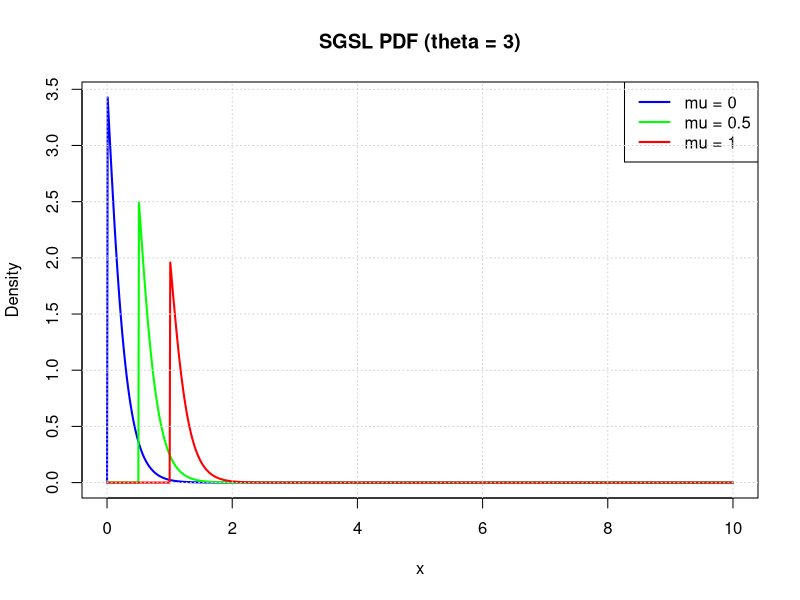
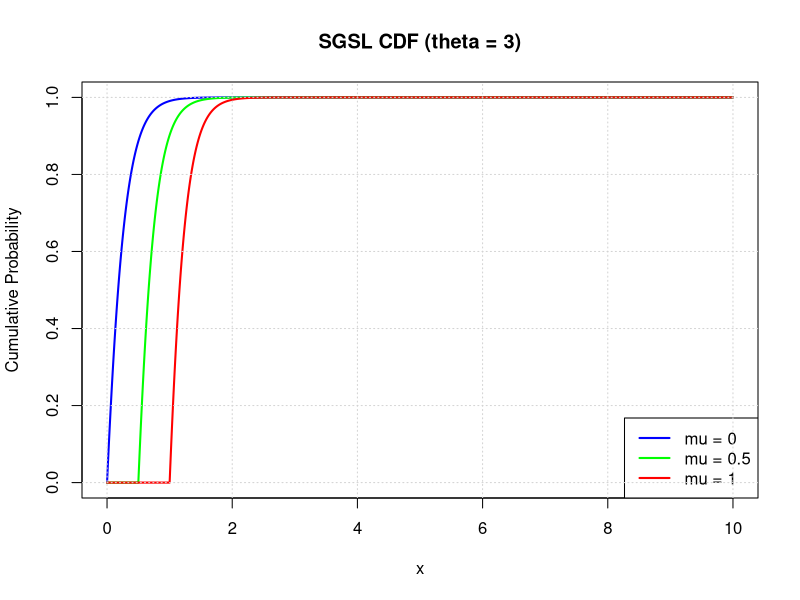
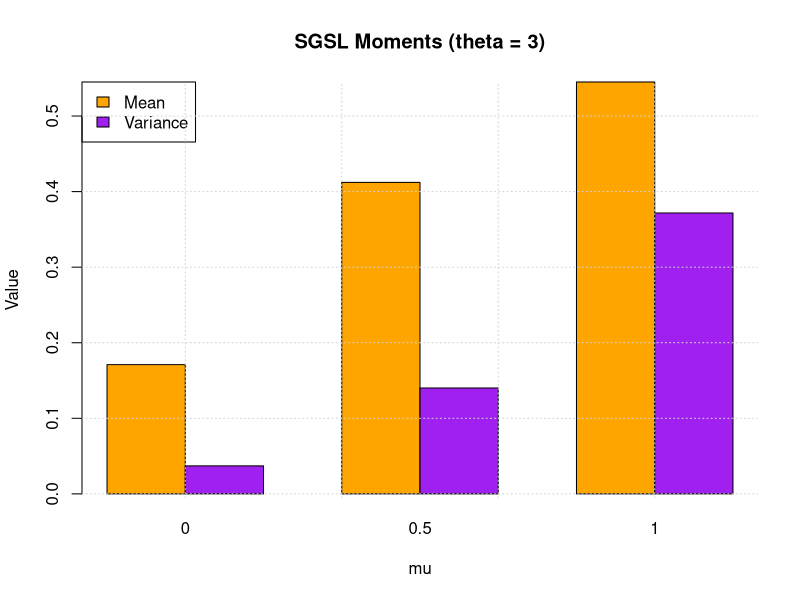

R code for these plots, in order:
# ---- Define Functions (with support restriction) ----
F_shifted_lindley <- function(x, theta, mu) {
  ifelse(x > mu, 1 - ((1 + theta * (1 + x)) / (1 + theta * (1 + mu))) * exp(-theta * (x - mu)), 0)
}

f_shifted_lindley <- function(x, theta, mu) {
  ifelse(x > mu, (theta^2 / (1 + theta * (1 + mu))) * exp(-theta * (x - mu)), 0)
}

G_SGSL <- function(x, theta, mu) {
  sin((pi / 2) * F_shifted_lindley(x, theta, mu))
}

g_SGSL <- function(x, theta, mu) {
  ifelse(x > mu, (pi / 2) * abs(cos((pi / 2) * F_shifted_lindley(x, theta, mu))) * f_shifted_lindley(x, theta, mu), 0)
}

# ---- Parameter and Data Setup ----
theta <- 3  # Fixed theta
mu_values <- c(0, 0.5, 1)  # Varying mu
x_values <- seq(0, 10, by = 0.01)  # Range of x, starting from 0 to show full support
colors <- c("blue", "green", "red")  # Colors for different mu values

# ---- Plotting ----

# PDF Plot (all mu values on one plot)
plot(x_values, g_SGSL(x_values, theta, mu_values[1]), type = "l", col = colors[1], lwd = 2,
     xlab = "x", ylab = "Density", main = "SGSL PDF (theta = 3)")
for (i in 2:length(mu_values)) {
  lines(x_values, g_SGSL(x_values, theta, mu_values[i]), col = colors[i], lwd = 2)
}
legend("topright", legend = paste("mu =", mu_values), col = colors, lwd = 2)
grid()
# CDF Plot (all mu values on one plot)
plot(x_values, G_SGSL(x_values, theta, mu_values[1]), type = "l", col = colors[1], lwd = 2,
     xlab = "x", ylab = "Cumulative Probability", main = "SGSL CDF (theta = 3)")
for (i in 2:length(mu_values)) {
  lines(x_values, G_SGSL(x_values, theta, mu_values[i]), col = colors[i], lwd = 2)
}
legend("bottomright", legend = paste("mu =", mu_values), col = colors, lwd = 2)
grid()
# Moments Calculation & Plot (mean and variance)
mean_values <- sapply(mu_values, function(mu) integrate(function(x) x * g_SGSL(x, theta, mu), mu, Inf)$value)
var_values <- sapply(mu_values, function(mu) {
  second_moment <- integrate(function(x) x^2 * g_SGSL(x, theta, mu), mu, Inf)$value
  second_moment - mean_values[match(mu, mu_values)]^2
})

barplot(rbind(mean_values, var_values), beside = TRUE, col = c("orange", "purple"),
        names.arg = mu_values, legend.text = c("Mean", "Variance"), args.legend = list(x = "topleft"),
        xlab = "mu", ylab = "Value", main = "SGSL Moments (theta = 3)")
grid()
